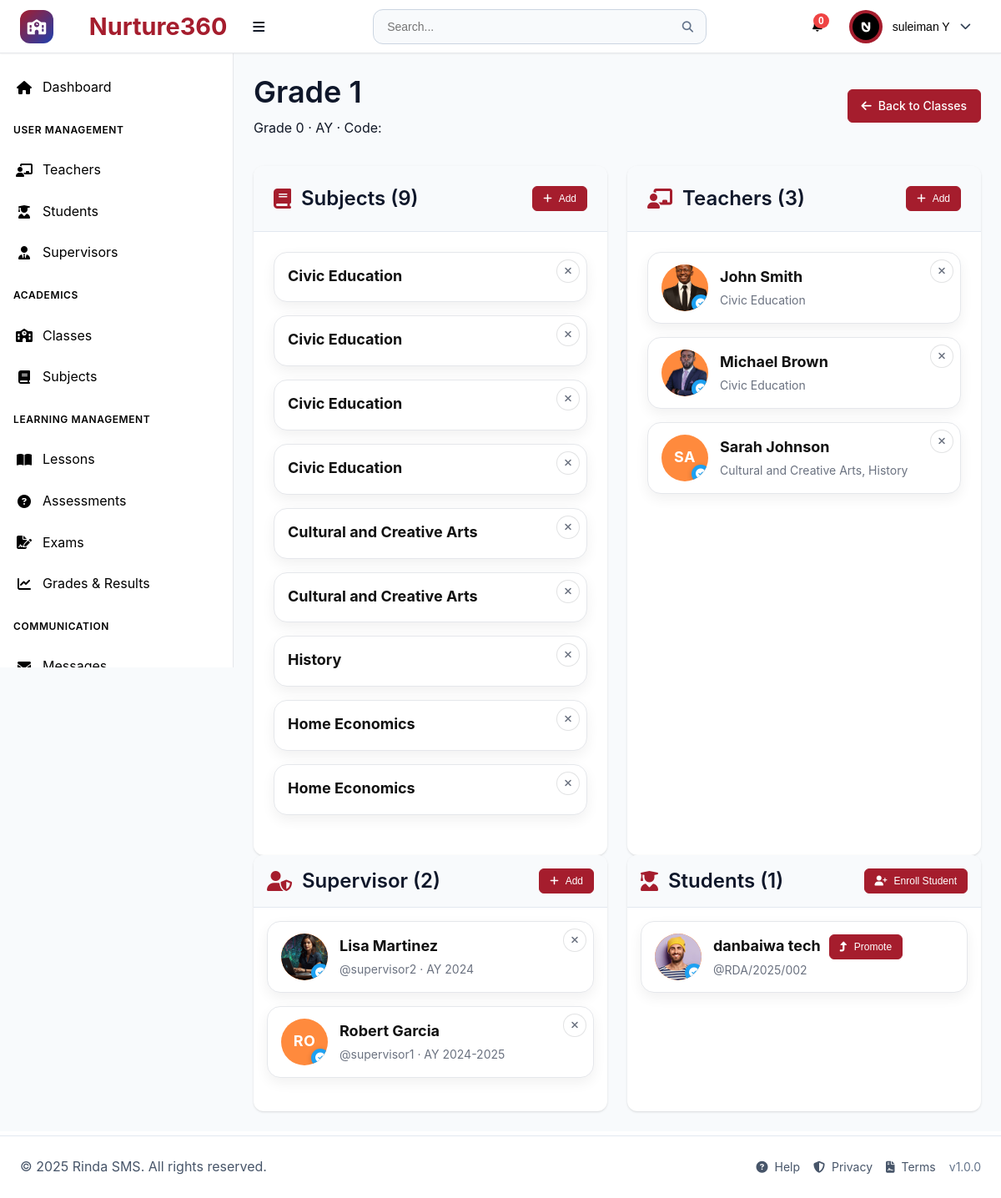
The app's page /pages/class_details.php?id=1 (signed in) with its own data.
### tables this page shows
CREATE TABLE `users` (
  `id` int(11) NOT NULL,
  `username` varchar(50) NOT NULL,
  `email` varchar(100) NOT NULL,
  `password_hash` varchar(255) NOT NULL,
  `first_name` varchar(50) NOT NULL,
  `last_name` varchar(50) NOT NULL,
  `role` enum('superadmin','teacher','student','supervisor') NOT NULL,
  `phone` varchar(20) DEFAULT NULL,
  `address` text DEFAULT NULL,
  `profile_image` varchar(255) DEFAULT NULL,
  `is_active` tinyint(1) DEFAULT 1,
  `email_verified` tinyint(1) DEFAULT 0,
  `two_factor_enabled` tinyint(1) DEFAULT 0,
  `last_login` datetime DEFAULT NULL,
  `created_at` timestamp NOT NULL DEFAULT current_timestamp(),
  `updated_at` timestamp NOT NULL DEFAULT current_timestamp() ON UPDATE current_timestamp()
);

CREATE TABLE `classes` (
  `id` int(11) NOT NULL,
  `class_name` varchar(100) NOT NULL,
  `class_code` varchar(255) DEFAULT NULL,
  `virtual_link` varchar(500) DEFAULT NULL,
  `grade_level` int(11) DEFAULT NULL,
  `academic_year` varchar(10) DEFAULT NULL,
  `max_students` int(11) DEFAULT 30,
  `description` text DEFAULT NULL,
  `is_active` tinyint(1) DEFAULT 1,
  `created_at` timestamp NOT NULL DEFAULT current_timestamp(),
  `updated_at` timestamp NOT NULL DEFAULT current_timestamp() ON UPDATE current_timestamp()
);

CREATE TABLE `class_subjects` (
  `id` int(11) NOT NULL,
  `class_id` int(11) NOT NULL,
  `subject_id` int(11) NOT NULL,
  `created_at` timestamp NOT NULL DEFAULT current_timestamp()
);

CREATE TABLE `subjects` (
  `subject_id` int(11) NOT NULL,
  `class_id` int(11) DEFAULT NULL,
  `title` varchar(255) NOT NULL,
  `subject_code` varchar(20) DEFAULT NULL,
  `description` text DEFAULT NULL,
  `credits` int(11) DEFAULT 1,
  `is_active` tinyint(1) DEFAULT 1,
  `created_at` timestamp NOT NULL DEFAULT current_timestamp(),
  `updated_at` timestamp NOT NULL DEFAULT current_timestamp() ON UPDATE current_timestamp()
);

CREATE TABLE `teacher_assignments` (
  `id` int(11) NOT NULL,
  `teacher_id` int(11) NOT NULL,
  `class_id` int(11) NOT NULL,
  `subject_id` int(11) NOT NULL,
  `academic_year` varchar(20) NOT NULL,
  `is_active` tinyint(1) DEFAULT 1,
  `created_at` timestamp NOT NULL DEFAULT current_timestamp()
);

CREATE TABLE `supervisor_assignments` (
  `id` int(11) NOT NULL,
  `supervisor_id` int(11) NOT NULL,
  `class_id` int(11) DEFAULT NULL,
  `school_level` enum('elementary','middle','high','all') DEFAULT 'all',
  `academic_year` varchar(20) NOT NULL,
  `is_active` tinyint(1) DEFAULT 1,
  `created_at` timestamp NOT NULL DEFAULT current_timestamp()
);

CREATE TABLE `student_enrollments` (
  `id` int(11) NOT NULL,
  `student_id` int(11) NOT NULL,
  `class_id` int(11) NOT NULL,
  `academic_year` varchar(20) NOT NULL,
  `enrollment_date` date NOT NULL,
  `status` enum('active','inactive','graduated','transferred') DEFAULT 'active',
  `created_at` timestamp NOT NULL DEFAULT current_timestamp()
);

### pages/class_details.php (the view, shortened to what the rows shown need)
<?php
$pdo = getDBConnection();
$classId = isset($_GET['id']) ? (int)$_GET['id'] : 0;
$stmt = $pdo->prepare("SELECT * FROM classes WHERE id = ?");
$stmt->execute([$classId]);
$class = $stmt->fetch();
$subjects = [];
try {
  $q = $pdo->prepare("SELECT cs.id AS class_subject_id, s.subject_id AS id, s.title AS subject_name, s.subject_code, s.description
                      FROM class_subjects cs
                      JOIN subjects s ON s.subject_id = cs.subject_id
                      WHERE cs.class_id = ?
                      ORDER BY s.title");
  $q->execute([$classId]);
  $subjects = $q->fetchAll();
} catch (Throwable $e) {}
$supervisors = [];
try {
  $q = $pdo->prepare("SELECT sa.id as assignment_id, u.id as supervisor_id, u.first_name, u.last_name, u.username, u.profile_image, sa.academic_year
                       FROM supervisor_assignments sa
                       JOIN users u ON u.id = sa.supervisor_id
                       WHERE sa.class_id = ? AND sa.is_active = 1
                       ORDER BY sa.created_at DESC");
  $q->execute([$classId]);
  $rows = $q->fetchAll();
  foreach ($rows as $r) {
    $supervisors[] = [
      'assignment_id' => (int)$r['assignment_id'],
      'id' => (int)$r['supervisor_id'],
      'name' => trim(($r['first_name'] ?? '') . ' ' . ($r['last_name'] ?? '')),
      'username' => $r['username'] ?? '',
      'profile_image' => $r['profile_image'] ?? null,
      'academic_year' => $r['academic_year'] ?? ''
    ];
  }
} catch (Throwable $e) {}
$teachers = [];
try {
  $q = $pdo->prepare("SELECT ta.id as assignment_id, u.id as teacher_id, u.first_name, u.last_name, u.username, u.profile_image,
                              s.title AS subject_name, s.subject_code, ta.academic_year
                       FROM teacher_assignments ta
                       JOIN users u ON u.id = ta.teacher_id
                       JOIN subjects s ON s.subject_id = ta.subject_id
                       WHERE ta.class_id = ? AND ta.is_active = 1
                       ORDER BY u.first_name, u.last_name, s.title");
  $q->execute([$classId]);
  $rows = $q->fetchAll();
  $map = [];
  foreach ($rows as $r) {
    $tid = (int)$r['teacher_id'];
    if (!isset($map[$tid])) {
      $map[$tid] = [
        'teacher_id' => $tid,
        'assignment_id' => (int)$r['assignment_id'],
        'name' => trim(($r['first_name'] ?? '') . ' ' . ($r['last_name'] ?? '')),
        'username' => $r['username'] ?? '',
        'profile_image' => $r['profile_image'] ?? null,
        'subjects' => []
      ];
    }
    $map[$tid]['subjects'][] = $r['subject_name'] . (!empty($r['subject_code']) ? ' (' . $r['subject_code'] . ')' : '');
  }
  $teachers = array_values($map);
} catch (Throwable $e) {}
$students = [];
try {
  $q = $pdo->prepare("SELECT u.id as student_id, u.first_name, u.last_name, u.username, u.profile_image, se.status
                       FROM student_enrollments se
                       JOIN users u ON u.id = se.student_id
                       WHERE se.class_id = ? AND se.status = 'active'
                       ORDER BY u.first_name, u.last_name");
  $q->execute([$classId]);
  $students = $q->fetchAll();
} catch (Throwable $e) {}
include '../components/header.php';
?>
<div class="dashboard-container">
  <main class="main-content">
    <div class="page-header">
      <div>
        <h1><?php echo htmlspecialchars($class['class_name']); ?></h1>
        <div class="muted">Grade <?php echo (int)$class['grade_level']; ?> · AY <?php echo htmlspecialchars($class['academic_year']); ?> · Code: <span class="badge"><?php echo htmlspecialchars($class['class_code']); ?></span></div>
      </div>
    </div>
    <div class="timetable-row">
      <div class="content-card">
        <div class="card-content">
          <?php if (!$subjects): ?>
            <div class="empty-state">No subjects assigned</div>
          <?php else: ?>
            <div class="cards-grid" style="grid-template-columns: repeat(auto-fill, minmax(260px, 1fr));">
              <?php foreach ($subjects as $sub): ?>
                <div class="profile-card">
                  <button class="card-remove" title="Remove subject" data-type="subject" data-class-subject-id="<?php echo (int)$sub['class_subject_id']; ?>">
                    <i class="fas fa-times"></i>
                  </button>
                  <div class="profile-main">
                    <div class="profile-text">
                      <div class="profile-title"><?php echo htmlspecialchars($sub['subject_name']); ?></div>
                    </div>
                  </div>
                </div>
              <?php endforeach; ?>
            </div>
          <?php endif; ?>
        </div>
      </div>
      <div class="content-card">
        <div class="card-content">
          <?php if (!$teachers): ?>
            <div class="empty-state">No teachers assigned</div>
          <?php else: ?>
            <div class="cards-grid" style="grid-template-columns: repeat(auto-fill, minmax(300px, 1fr));">
              <?php foreach ($teachers as $t): ?>
                <div class="profile-card">
                  <button class="card-remove" title="Remove teacher" data-type="teacher" data-assignment-id="<?php echo (int)$t['assignment_id']; ?>">
                    <i class="fas fa-times"></i>
                  </button>
                  <div class="profile-main">
                    <div class="profile-avatar">
                      <?php if (!empty($t['profile_image'])): ?>
                        <img src="<?php echo htmlspecialchars($t['profile_image']); ?>" alt="<?php echo htmlspecialchars($t['name']); ?>">
                      <?php else: ?>
                        <div class="profile-initials"><?php echo htmlspecialchars(strtoupper(substr($t['name'],0,2))); ?></div>
                      <?php endif; ?>
                      <span class="profile-badge" title="Assigned"></span>
                    </div>
                    <div class="profile-text">
                      <div class="profile-title"><?php echo htmlspecialchars($t['name']); ?></div>
                      <div class="profile-subtitle"><?php echo htmlspecialchars(implode(', ', $t['subjects'])); ?></div>
                    </div>
                  </div>
                </div>
              <?php endforeach; ?>
            </div>
          <?php endif; ?>
        </div>
      </div>
    </div>
    <div class="content-grid">
      <div class="content-card compact">
        <div class="card-content">
          <?php if (!$supervisors): ?>
            <div class="empty-state">No supervisor assigned</div>
          <?php else: ?>
            <div class="cards-grid" style="grid-template-columns: repeat(auto-fill, minmax(300px, 1fr));">
              <?php foreach ($supervisors as $s): ?>
                <div class="profile-card">
                  <button class="card-remove" title="Remove supervisor" data-type="supervisor" data-assignment-id="<?php echo (int)$s['assignment_id']; ?>">
                    <i class="fas fa-times"></i>
                  </button>
                  <div class="profile-main">
                    <div class="profile-avatar">
                      <?php if (!empty($s['profile_image'])): ?>
                        <img src="<?php echo htmlspecialchars($s['profile_image']); ?>" alt="<?php echo htmlspecialchars($s['name']); ?>">
                      <?php else: ?>
                        <div class="profile-initials"><?php echo htmlspecialchars(strtoupper(substr($s['name'],0,2))); ?></div>
                      <?php endif; ?>
                      <span class="profile-badge" title="Supervisor"></span>
                    </div>
                    <div class="profile-text">
                      <div class="profile-title"><?php echo htmlspecialchars($s['name']); ?></div>
                      <div class="profile-subtitle">@<?php echo htmlspecialchars($s['username']); ?><?php echo $s['academic_year'] ? ' · AY ' . htmlspecialchars($s['academic_year']) : ''; ?></div>
                    </div>
                  </div>
                </div>
              <?php endforeach; ?>
            </div>
          <?php endif; ?>
        </div>
      </div>
      <div class="content-card compact">
        <div class="card-content">
          <?php if (!$students): ?>
            <div class="empty-state">No active students enrolled</div>
          <?php else: ?>
            <div class="cards-grid" style="grid-template-columns: repeat(auto-fill, minmax(280px, 1fr));">
              <?php foreach ($students as $st): ?>
                <div class="profile-card">
                  <div class="profile-main">
                    <div class="profile-avatar">
                      <?php if (!empty($st['profile_image'])): ?>
                        <img src="<?php echo htmlspecialchars($st['profile_image']); ?>" alt="<?php echo htmlspecialchars($st['first_name'] . ' ' . $st['last_name']); ?>">
                      <?php else: ?>
                        <div class="profile-initials"><?php echo htmlspecialchars(strtoupper(substr($st['first_name'],0,1) . substr($st['last_name'],0,1))); ?></div>
                      <?php endif; ?>
                      <span class="profile-badge" title="Enrolled"></span>
                    </div>
                    <div class="profile-text">
                      <div class="profile-title-row">
                        <div class="profile-title"><?php echo htmlspecialchars($st['first_name'] . ' ' . $st['last_name']); ?></div>
                        <button class="btn btn-sm btn-primary btn-promote-student" type="button"
                                data-student-id="<?php echo (int)$st['student_id']; ?>"
                                data-student-name="<?php echo htmlspecialchars($st['first_name'] . ' ' . $st['last_name']); ?>">
                          <i class="fas fa-level-up-alt"></i> Promote
                        </button>
                      </div>
                      <div class="profile-subtitle">@<?php echo htmlspecialchars($st['username']); ?></div>
                    </div>
                  </div>
                </div>
              <?php endforeach; ?>
            </div>
          <?php endif; ?>
        </div>
      </div>
    </div>
  </main>
</div>
<?php include '../components/footer.php'; ?>

### components/header.php (shortened to what the rows shown need)
<?php
require_once '../config/config.php';
$user_id = $_SESSION['user_id'] ?? null;
$user_role = $_SESSION['role'] ?? '';
$profile_image = '';
$profile_image_url = '';
try {
    $pdo = getDBConnection();
    $settings_stmt = $pdo->prepare("SELECT setting_key, setting_value FROM system_settings WHERE setting_key IN ('app_name', 'theme_primary_color', 'theme_secondary_color', 'theme_accent_color', 'theme_mode', 'app_logo', 'app_favicon', 'brand_display')");
    $settings_stmt->execute();
    $settings = [];
    while ($row = $settings_stmt->fetch()) {
        $settings[$row['setting_key']] = $row['setting_value'];
    }
    if ($user_id) {
        $uStmt = $pdo->prepare("SELECT profile_image FROM users WHERE id = ? LIMIT 1");
        $uStmt->execute([$user_id]);
        $uRow = $uStmt->fetch();
        if ($uRow && !empty($uRow['profile_image'])) {
            $profile_image = $uRow['profile_image'];
        }
    }
} catch (PDOException $e) {
    $settings = [
        'app_name' => APP_NAME,
        'theme_primary_color' => DEFAULT_PRIMARY_COLOR,
        'theme_mode' => 'light'
    ];
}
$app_name = $settings['app_name'] ?? APP_NAME;
$theme_mode = $settings['theme_mode'] ?? 'light';
$brand_display = $settings['brand_display'] ?? 'both';
$mode = in_array($brand_display, ['logo','name','both'], true) ? $brand_display : 'both';
$showName = ($mode === 'name' || $mode === 'both');
if (!empty($profile_image)) {
    if (preg_match('/^https?:\/\//i', $profile_image)) {
        $profile_image_url = $profile_image;
    } else {
        if ($user_role === 'teacher') {
            $profile_image_url = '../uploads/teachers/' . rawurlencode($profile_image);
        } else {
            $profile_image_url = '../uploads/users/' . rawurlencode($profile_image);
        }
    }
}
?>
<!DOCTYPE html>
<html lang="en" data-theme="<?php echo $theme_mode; ?>">
<head>
    <link rel="stylesheet" href="../assets/css/main.css">
    <link rel="stylesheet" href="../assets/css/components.css">
    <link rel="stylesheet" href="../assets/css/dashboard.css">
    <link rel="stylesheet" href="https://cdnjs.cloudflare.com/ajax/libs/font-awesome/6.4.0/css/all.min.css">
</head>
<body class="role-<?php echo htmlspecialchars($user_role); ?>">
    <header class="header">
        <div class="header-left">
            <div class="logo">
                <?php if ($showName): ?>
                    <h1 style="margin-left: 8px; display:inline-block;">&nbsp;<?php echo htmlspecialchars($app_name); ?></h1>
                <?php endif; ?>
            </div>
        </div>
        <div class="header-right">
            <div class="header-actions">
                <div class="user-dropdown">
                    <button class="user-btn" id="userBtn">
                        <div class="user-avatar">
                            <?php if (!empty($profile_image_url)): ?>
                                <img src="<?php echo htmlspecialchars($profile_image_url); ?>" alt="Avatar" style="width:32px;height:32px;border-radius:50%;object-fit:cover;" onerror="this.style.display='none'; this.parentElement.innerHTML='\\u003ci class=\\'fas fa-user\\'\\u003e\\u003c/i\\u003e';">
                            <?php else: ?>
                                <i class="fas fa-user"></i>
                            <?php endif; ?>
                        </div>
                    </button>
                </div>
            </div>
        </div>
    </header>

### records on screen
users: profile_image (picture)
classes: class_name "Grade 1", grade_level "0"
class_subjects: subject.title "Civic Education"
class_subjects: subject.title "Civic Education"
class_subjects: subject.title "Civic Education"
class_subjects: subject.title "Civic Education"
class_subjects: subject.title "Cultural and Creative Arts"
class_subjects: subject.title "Cultural and Creative Arts"
class_subjects: subject.title "History"
class_subjects: subject.title "Home Economics"
class_subjects: subject.title "Home Economics"
teacher_assignments: teacher.profile_image (picture), name "John Smith", subjects "Civic Education"
teacher_assignments: teacher.profile_image (picture), name "Michael Brown", subjects "Civic Education"
teacher_assignments: name "SA", name "Sarah Johnson", subjects "Cultural and Creative Arts, History"
supervisor_assignments: supervisor.profile_image (picture), name "Lisa Martinez", supervisor.username "supervisor2", academic_year "2024"
supervisor_assignments: name "RO", name "Robert Garcia", supervisor.username "supervisor1", academic_year "2024-2025"
student_enrollments: student.profile_image (picture), student.last_name "danbaiwa tech", student.username "RDA/2025/002"

### other values on screen
$app_name "Nurture360"
$first_name "suleiman"
$last_name "Y"
count($subjects) "9"
count($teachers) "3"
count($supervisors) "2"
count($students) "1"
APP_NAME "Rinda SMS"
APP_VERSION "1.0.0"
